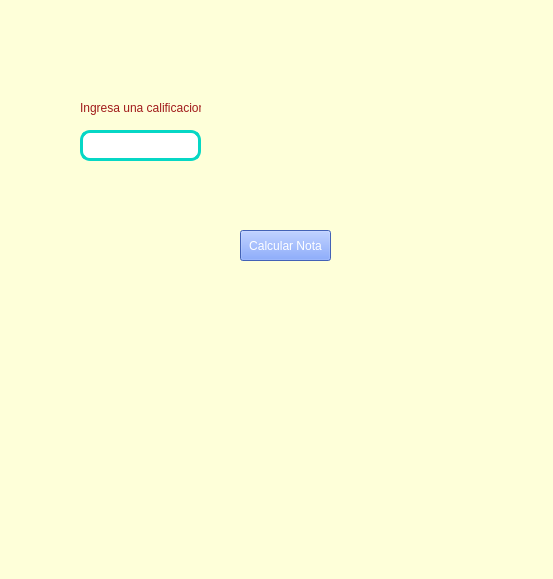
<?xml version="1.0" encoding="UTF-8"?>
<ui version="4.0">
 <class>programa1</class>
 <widget class="QMainWindow" name="programa1">
  <property name="geometry">
   <rect>
    <x>0</x>
    <y>0</y>
    <width>553</width>
    <height>579</height>
   </rect>
  </property>
  <property name="windowTitle">
   <string>MainWindow</string>
  </property>
  <property name="styleSheet">
   <string notr="true">background-color: rgb(254, 255, 217);</string>
  </property>
  <widget class="QWidget" name="centralwidget">
   <widget class="QPushButton" name="btn_saludar">
    <property name="geometry">
     <rect>
      <x>240</x>
      <y>230</y>
      <width>91</width>
      <height>31</height>
     </rect>
    </property>
    <property name="styleSheet">
     <string notr="true">background-color: rgb(94, 137, 255);
color: rgb(255, 255, 255);</string>
    </property>
    <property name="text">
     <string>Calcular Nota</string>
    </property>
   </widget>
   <widget class="QLineEdit" name="txt_numCalf">
    <property name="geometry">
     <rect>
      <x>80</x>
      <y>130</y>
      <width>121</width>
      <height>31</height>
     </rect>
    </property>
    <property name="styleSheet">
     <string notr="true">background-color: rgb(255, 255, 255);
border: 3px solid #06D7C5;
border-radius: 10px;</string>
    </property>
    <property name="alignment">
     <set>Qt::AlignCenter</set>
    </property>
   </widget>
   <widget class="QLabel" name="label">
    <property name="geometry">
     <rect>
      <x>80</x>
      <y>100</y>
      <width>121</width>
      <height>16</height>
     </rect>
    </property>
    <property name="styleSheet">
     <string notr="true">color: rgb(161, 27, 27);</string>
    </property>
    <property name="text">
     <string>Ingresa una calificacion</string>
    </property>
   </widget>
  </widget>
  <widget class="QMenuBar" name="menubar">
   <property name="geometry">
    <rect>
     <x>0</x>
     <y>0</y>
     <width>553</width>
     <height>21</height>
    </rect>
   </property>
  </widget>
  <widget class="QStatusBar" name="statusbar"/>
 </widget>
 <resources/>
 <connections/>
</ui>
